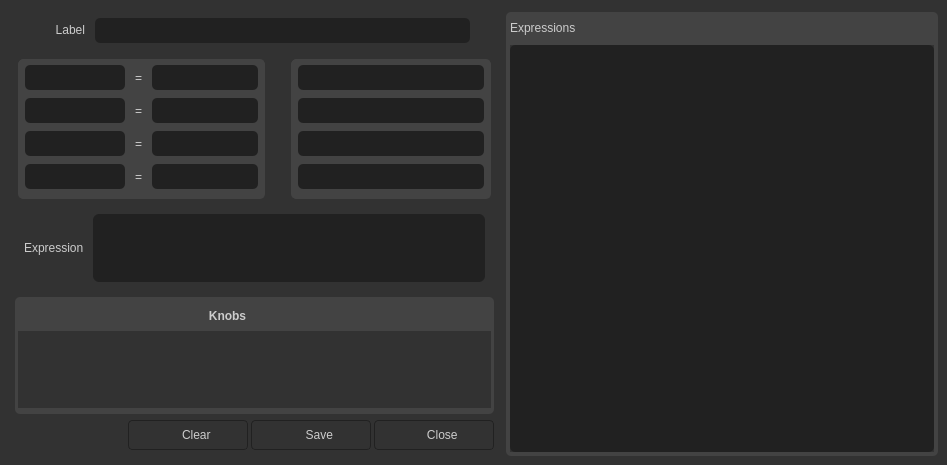
<?xml version="1.0" encoding="UTF-8"?>
<ui version="4.0">
 <class>SmartExpressions</class>
 <widget class="QWidget" name="SmartExpressions">
  <property name="geometry">
   <rect>
    <x>0</x>
    <y>0</y>
    <width>947</width>
    <height>465</height>
   </rect>
  </property>
  <property name="windowTitle">
   <string>Expressions</string>
  </property>
  <property name="styleSheet">
   <string notr="true">background-color: #323232;
color: #cccccc;</string>
  </property>
  <layout class="QVBoxLayout" name="verticalLayout" stretch="0">
   <property name="spacing">
    <number>3</number>
   </property>
   <property name="leftMargin">
    <number>0</number>
   </property>
   <property name="topMargin">
    <number>0</number>
   </property>
   <property name="rightMargin">
    <number>0</number>
   </property>
   <property name="bottomMargin">
    <number>0</number>
   </property>
   <item>
    <widget class="QFrame" name="frame">
     <property name="minimumSize">
      <size>
       <width>0</width>
       <height>0</height>
      </size>
     </property>
     <property name="frameShape">
      <enum>QFrame::NoFrame</enum>
     </property>
     <property name="frameShadow">
      <enum>QFrame::Plain</enum>
     </property>
     <layout class="QHBoxLayout" name="horizontalLayout_6">
      <property name="topMargin">
       <number>12</number>
      </property>
      <item>
       <widget class="QFrame" name="frame_left">
        <property name="frameShape">
         <enum>QFrame::NoFrame</enum>
        </property>
        <property name="frameShadow">
         <enum>QFrame::Raised</enum>
        </property>
        <layout class="QVBoxLayout" name="verticalLayout_5">
         <property name="leftMargin">
          <number>6</number>
         </property>
         <property name="topMargin">
          <number>6</number>
         </property>
         <property name="rightMargin">
          <number>6</number>
         </property>
         <property name="bottomMargin">
          <number>6</number>
         </property>
         <item>
          <widget class="QFrame" name="frame_label">
           <property name="maximumSize">
            <size>
             <width>16777215</width>
             <height>35</height>
            </size>
           </property>
           <property name="frameShape">
            <enum>QFrame::NoFrame</enum>
           </property>
           <property name="frameShadow">
            <enum>QFrame::Plain</enum>
           </property>
           <layout class="QHBoxLayout" name="horizontalLayout_4">
            <property name="spacing">
             <number>0</number>
            </property>
            <property name="leftMargin">
             <number>0</number>
            </property>
            <property name="topMargin">
             <number>0</number>
            </property>
            <property name="rightMargin">
             <number>0</number>
            </property>
            <property name="bottomMargin">
             <number>12</number>
            </property>
            <item>
             <widget class="QLabel" name="label_label">
              <property name="minimumSize">
               <size>
                <width>80</width>
                <height>0</height>
               </size>
              </property>
              <property name="text">
               <string>      Label   </string>
              </property>
              <property name="alignment">
               <set>Qt::AlignRight|Qt::AlignTrailing|Qt::AlignVCenter</set>
              </property>
             </widget>
            </item>
            <item>
             <widget class="QLineEdit" name="lineEdit_label">
              <property name="minimumSize">
               <size>
                <width>0</width>
                <height>25</height>
               </size>
              </property>
              <property name="focusPolicy">
               <enum>Qt::ClickFocus</enum>
              </property>
              <property name="styleSheet">
               <string notr="true">border: None;
background-color: #212121;
border-radius: 5px;</string>
              </property>
             </widget>
            </item>
            <item>
             <widget class="QPushButton" name="btn_expression_list">
              <property name="minimumSize">
               <size>
                <width>24</width>
                <height>24</height>
               </size>
              </property>
              <property name="maximumSize">
               <size>
                <width>24</width>
                <height>24</height>
               </size>
              </property>
              <property name="text">
               <string/>
              </property>
              <property name="flat">
               <bool>true</bool>
              </property>
             </widget>
            </item>
           </layout>
          </widget>
         </item>
         <item>
          <widget class="QFrame" name="frame_expression_node">
           <property name="minimumSize">
            <size>
             <width>0</width>
             <height>140</height>
            </size>
           </property>
           <property name="maximumSize">
            <size>
             <width>16777215</width>
             <height>300</height>
            </size>
           </property>
           <property name="styleSheet">
            <string notr="true"/>
           </property>
           <property name="frameShape">
            <enum>QFrame::NoFrame</enum>
           </property>
           <property name="frameShadow">
            <enum>QFrame::Plain</enum>
           </property>
           <layout class="QHBoxLayout" name="horizontalLayout_11">
            <property name="spacing">
             <number>3</number>
            </property>
            <property name="leftMargin">
             <number>3</number>
            </property>
            <property name="topMargin">
             <number>0</number>
            </property>
            <property name="rightMargin">
             <number>3</number>
            </property>
            <property name="bottomMargin">
             <number>0</number>
            </property>
            <item>
             <widget class="QFrame" name="frame_temp_expr">
              <property name="maximumSize">
               <size>
                <width>16777215</width>
                <height>140</height>
               </size>
              </property>
              <property name="styleSheet">
               <string notr="true">border: 1px solid #434343;
background-color: #434343;
border-radius: 5px;</string>
              </property>
              <property name="frameShape">
               <enum>QFrame::NoFrame</enum>
              </property>
              <property name="frameShadow">
               <enum>QFrame::Plain</enum>
              </property>
              <layout class="QGridLayout" name="gridLayout">
               <property name="leftMargin">
                <number>6</number>
               </property>
               <property name="topMargin">
                <number>0</number>
               </property>
               <property name="rightMargin">
                <number>6</number>
               </property>
               <property name="bottomMargin">
                <number>0</number>
               </property>
               <property name="horizontalSpacing">
                <number>6</number>
               </property>
               <property name="verticalSpacing">
                <number>3</number>
               </property>
               <item row="1" column="1">
                <widget class="QLabel" name="label_2">
                 <property name="text">
                  <string>=</string>
                 </property>
                </widget>
               </item>
               <item row="0" column="2">
                <widget class="QLineEdit" name="temp_expr0">
                 <property name="minimumSize">
                  <size>
                   <width>0</width>
                   <height>25</height>
                  </size>
                 </property>
                 <property name="styleSheet">
                  <string notr="true">border: None;
background-color: #212121;
border-radius: 5px;</string>
                 </property>
                </widget>
               </item>
               <item row="1" column="2">
                <widget class="QLineEdit" name="temp_expr1">
                 <property name="minimumSize">
                  <size>
                   <width>0</width>
                   <height>25</height>
                  </size>
                 </property>
                 <property name="styleSheet">
                  <string notr="true">border: None;
background-color: #212121;
border-radius: 5px;</string>
                 </property>
                </widget>
               </item>
               <item row="1" column="0">
                <widget class="QLineEdit" name="temp_name1">
                 <property name="minimumSize">
                  <size>
                   <width>0</width>
                   <height>25</height>
                  </size>
                 </property>
                 <property name="maximumSize">
                  <size>
                   <width>100</width>
                   <height>16777215</height>
                  </size>
                 </property>
                 <property name="styleSheet">
                  <string notr="true">border: None;
background-color: #212121;
border-radius: 5px;</string>
                 </property>
                </widget>
               </item>
               <item row="0" column="0">
                <widget class="QLineEdit" name="temp_name0">
                 <property name="minimumSize">
                  <size>
                   <width>0</width>
                   <height>25</height>
                  </size>
                 </property>
                 <property name="maximumSize">
                  <size>
                   <width>100</width>
                   <height>16777215</height>
                  </size>
                 </property>
                 <property name="styleSheet">
                  <string notr="true">border: None;
background-color: #212121;
border-radius: 5px;</string>
                 </property>
                </widget>
               </item>
               <item row="3" column="2">
                <widget class="QLineEdit" name="temp_expr3">
                 <property name="minimumSize">
                  <size>
                   <width>0</width>
                   <height>25</height>
                  </size>
                 </property>
                 <property name="styleSheet">
                  <string notr="true">border: None;
background-color: #212121;
border-radius: 5px;</string>
                 </property>
                </widget>
               </item>
               <item row="2" column="2">
                <widget class="QLineEdit" name="temp_expr2">
                 <property name="minimumSize">
                  <size>
                   <width>0</width>
                   <height>25</height>
                  </size>
                 </property>
                 <property name="styleSheet">
                  <string notr="true">border: None;
background-color: #212121;
border-radius: 5px;</string>
                 </property>
                </widget>
               </item>
               <item row="2" column="0">
                <widget class="QLineEdit" name="temp_name2">
                 <property name="minimumSize">
                  <size>
                   <width>0</width>
                   <height>25</height>
                  </size>
                 </property>
                 <property name="maximumSize">
                  <size>
                   <width>100</width>
                   <height>16777215</height>
                  </size>
                 </property>
                 <property name="styleSheet">
                  <string notr="true">border: None;
background-color: #212121;
border-radius: 5px;</string>
                 </property>
                </widget>
               </item>
               <item row="0" column="1">
                <widget class="QLabel" name="label">
                 <property name="text">
                  <string>=</string>
                 </property>
                </widget>
               </item>
               <item row="3" column="1">
                <widget class="QLabel" name="label_4">
                 <property name="text">
                  <string>=</string>
                 </property>
                </widget>
               </item>
               <item row="3" column="0">
                <widget class="QLineEdit" name="temp_name3">
                 <property name="minimumSize">
                  <size>
                   <width>0</width>
                   <height>25</height>
                  </size>
                 </property>
                 <property name="maximumSize">
                  <size>
                   <width>100</width>
                   <height>16777215</height>
                  </size>
                 </property>
                 <property name="styleSheet">
                  <string notr="true">border: None;
background-color: #212121;
border-radius: 5px;</string>
                 </property>
                </widget>
               </item>
               <item row="2" column="1">
                <widget class="QLabel" name="label_3">
                 <property name="text">
                  <string>=</string>
                 </property>
                </widget>
               </item>
              </layout>
             </widget>
            </item>
            <item>
             <widget class="QFrame" name="frame_3">
              <property name="minimumSize">
               <size>
                <width>0</width>
                <height>0</height>
               </size>
              </property>
              <property name="frameShape">
               <enum>QFrame::NoFrame</enum>
              </property>
              <property name="frameShadow">
               <enum>QFrame::Plain</enum>
              </property>
              <layout class="QHBoxLayout" name="horizontalLayout_12">
               <property name="spacing">
                <number>0</number>
               </property>
               <property name="leftMargin">
                <number>0</number>
               </property>
               <property name="topMargin">
                <number>0</number>
               </property>
               <property name="rightMargin">
                <number>0</number>
               </property>
               <property name="bottomMargin">
                <number>0</number>
               </property>
               <item>
                <spacer name="horizontalSpacer_2">
                 <property name="orientation">
                  <enum>Qt::Horizontal</enum>
                 </property>
                 <property name="sizeType">
                  <enum>QSizePolicy::Fixed</enum>
                 </property>
                 <property name="sizeHint" stdset="0">
                  <size>
                   <width>20</width>
                   <height>20</height>
                  </size>
                 </property>
                </spacer>
               </item>
              </layout>
             </widget>
            </item>
            <item>
             <widget class="QFrame" name="frame_2">
              <property name="minimumSize">
               <size>
                <width>200</width>
                <height>0</height>
               </size>
              </property>
              <property name="maximumSize">
               <size>
                <width>16777215</width>
                <height>140</height>
               </size>
              </property>
              <property name="styleSheet">
               <string notr="true">border: 1px solid #434343;
background-color: #434343;
border-radius: 5px;</string>
              </property>
              <property name="frameShape">
               <enum>QFrame::NoFrame</enum>
              </property>
              <property name="frameShadow">
               <enum>QFrame::Plain</enum>
              </property>
              <layout class="QGridLayout" name="gridLayout_2">
               <property name="leftMargin">
                <number>6</number>
               </property>
               <property name="topMargin">
                <number>0</number>
               </property>
               <property name="rightMargin">
                <number>6</number>
               </property>
               <property name="bottomMargin">
                <number>0</number>
               </property>
               <property name="verticalSpacing">
                <number>3</number>
               </property>
               <item row="1" column="0">
                <widget class="QLineEdit" name="expr1">
                 <property name="minimumSize">
                  <size>
                   <width>0</width>
                   <height>25</height>
                  </size>
                 </property>
                 <property name="styleSheet">
                  <string notr="true">border: None;
background-color: #212121;
border-radius: 5px;</string>
                 </property>
                </widget>
               </item>
               <item row="0" column="0">
                <widget class="QLineEdit" name="expr0">
                 <property name="minimumSize">
                  <size>
                   <width>0</width>
                   <height>25</height>
                  </size>
                 </property>
                 <property name="styleSheet">
                  <string notr="true">border: None;
background-color: #212121;
border-radius: 5px;</string>
                 </property>
                </widget>
               </item>
               <item row="3" column="0">
                <widget class="QLineEdit" name="expr3">
                 <property name="minimumSize">
                  <size>
                   <width>0</width>
                   <height>25</height>
                  </size>
                 </property>
                 <property name="styleSheet">
                  <string notr="true">border: None;
background-color: #212121;
border-radius: 5px;</string>
                 </property>
                </widget>
               </item>
               <item row="2" column="0">
                <widget class="QLineEdit" name="expr2">
                 <property name="minimumSize">
                  <size>
                   <width>0</width>
                   <height>25</height>
                  </size>
                 </property>
                 <property name="styleSheet">
                  <string notr="true">border: None;
background-color: #212121;
border-radius: 5px;</string>
                 </property>
                </widget>
               </item>
              </layout>
             </widget>
            </item>
           </layout>
          </widget>
         </item>
         <item>
          <widget class="QFrame" name="frame_expression">
           <property name="maximumSize">
            <size>
             <width>16777215</width>
             <height>100</height>
            </size>
           </property>
           <property name="frameShape">
            <enum>QFrame::NoFrame</enum>
           </property>
           <property name="frameShadow">
            <enum>QFrame::Plain</enum>
           </property>
           <layout class="QHBoxLayout" name="horizontalLayout">
            <item>
             <widget class="QLabel" name="label_expression">
              <property name="text">
               <string>Expression </string>
              </property>
             </widget>
            </item>
            <item>
             <widget class="QTextEdit" name="textEdit_expression">
              <property name="styleSheet">
               <string notr="true">background-color: #212121;
color: #ffffff;
border-radius: 6px;</string>
              </property>
              <property name="frameShape">
               <enum>QFrame::NoFrame</enum>
              </property>
              <property name="frameShadow">
               <enum>QFrame::Plain</enum>
              </property>
             </widget>
            </item>
           </layout>
          </widget>
         </item>
         <item>
          <widget class="QFrame" name="frame_body">
           <property name="styleSheet">
            <string notr="true"/>
           </property>
           <property name="frameShape">
            <enum>QFrame::NoFrame</enum>
           </property>
           <property name="frameShadow">
            <enum>QFrame::Plain</enum>
           </property>
           <layout class="QHBoxLayout" name="horizontalLayout_2">
            <property name="spacing">
             <number>3</number>
            </property>
            <property name="leftMargin">
             <number>0</number>
            </property>
            <property name="topMargin">
             <number>0</number>
            </property>
            <property name="rightMargin">
             <number>0</number>
            </property>
            <property name="bottomMargin">
             <number>0</number>
            </property>
            <item>
             <widget class="QFrame" name="frame_body_left">
              <property name="frameShape">
               <enum>QFrame::NoFrame</enum>
              </property>
              <property name="frameShadow">
               <enum>QFrame::Plain</enum>
              </property>
              <layout class="QVBoxLayout" name="verticalLayout_3">
               <property name="spacing">
                <number>0</number>
               </property>
               <property name="leftMargin">
                <number>0</number>
               </property>
               <property name="topMargin">
                <number>0</number>
               </property>
               <property name="rightMargin">
                <number>0</number>
               </property>
               <property name="bottomMargin">
                <number>0</number>
               </property>
               <item>
                <widget class="QFrame" name="frame_knobs">
                 <property name="styleSheet">
                  <string notr="true">QFrame{background-color: #434343; border-radius: 5px;}</string>
                 </property>
                 <property name="frameShape">
                  <enum>QFrame::NoFrame</enum>
                 </property>
                 <property name="frameShadow">
                  <enum>QFrame::Plain</enum>
                 </property>
                 <layout class="QVBoxLayout" name="verticalLayout_4">
                  <property name="spacing">
                   <number>3</number>
                  </property>
                  <property name="leftMargin">
                   <number>3</number>
                  </property>
                  <property name="topMargin">
                   <number>6</number>
                  </property>
                  <property name="rightMargin">
                   <number>3</number>
                  </property>
                  <property name="bottomMargin">
                   <number>0</number>
                  </property>
                  <item>
                   <widget class="QFrame" name="frame_knob_label">
                    <property name="minimumSize">
                     <size>
                      <width>0</width>
                      <height>25</height>
                     </size>
                    </property>
                    <property name="maximumSize">
                     <size>
                      <width>16777215</width>
                      <height>16777215</height>
                     </size>
                    </property>
                    <property name="frameShape">
                     <enum>QFrame::NoFrame</enum>
                    </property>
                    <property name="frameShadow">
                     <enum>QFrame::Plain</enum>
                    </property>
                    <layout class="QHBoxLayout" name="horizontalLayout_5">
                     <property name="spacing">
                      <number>3</number>
                     </property>
                     <property name="leftMargin">
                      <number>0</number>
                     </property>
                     <property name="topMargin">
                      <number>0</number>
                     </property>
                     <property name="rightMargin">
                      <number>0</number>
                     </property>
                     <property name="bottomMargin">
                      <number>0</number>
                     </property>
                     <item>
                      <widget class="QLabel" name="label_knob">
                       <property name="maximumSize">
                        <size>
                         <width>16777215</width>
                         <height>25</height>
                        </size>
                       </property>
                       <property name="font">
                        <font>
                         <weight>75</weight>
                         <bold>true</bold>
                        </font>
                       </property>
                       <property name="text">
                        <string>Knobs</string>
                       </property>
                       <property name="alignment">
                        <set>Qt::AlignCenter</set>
                       </property>
                      </widget>
                     </item>
                     <item>
                      <widget class="QToolButton" name="btn_add_knob">
                       <property name="minimumSize">
                        <size>
                         <width>24</width>
                         <height>24</height>
                        </size>
                       </property>
                       <property name="maximumSize">
                        <size>
                         <width>24</width>
                         <height>24</height>
                        </size>
                       </property>
                       <property name="styleSheet">
                        <string notr="true">QToolButton{
background-color: #434343;
border:None;
}
QToolButton:pressed{
background-color: #212121;
border:None;
border-radius: 4px;
}

QMenu{
background-color: #212121;
border:None;
}</string>
                       </property>
                       <property name="text">
                        <string/>
                       </property>
                       <property name="popupMode">
                        <enum>QToolButton::InstantPopup</enum>
                       </property>
                      </widget>
                     </item>
                     <item>
                      <widget class="QPushButton" name="btn_remove_knob">
                       <property name="minimumSize">
                        <size>
                         <width>24</width>
                         <height>24</height>
                        </size>
                       </property>
                       <property name="maximumSize">
                        <size>
                         <width>24</width>
                         <height>24</height>
                        </size>
                       </property>
                       <property name="styleSheet">
                        <string notr="true">QPushButton{
background-color: #434343;
}</string>
                       </property>
                       <property name="text">
                        <string/>
                       </property>
                       <property name="flat">
                        <bool>true</bool>
                       </property>
                      </widget>
                     </item>
                    </layout>
                   </widget>
                  </item>
                  <item>
                   <widget class="QFrame" name="frame_knobs_attr">
                    <property name="maximumSize">
                     <size>
                      <width>16777215</width>
                      <height>16777215</height>
                     </size>
                    </property>
                    <property name="frameShape">
                     <enum>QFrame::NoFrame</enum>
                    </property>
                    <property name="frameShadow">
                     <enum>QFrame::Plain</enum>
                    </property>
                    <layout class="QHBoxLayout" name="horizontalLayout_8">
                     <property name="spacing">
                      <number>0</number>
                     </property>
                     <property name="leftMargin">
                      <number>0</number>
                     </property>
                     <property name="topMargin">
                      <number>0</number>
                     </property>
                     <property name="rightMargin">
                      <number>0</number>
                     </property>
                     <property name="bottomMargin">
                      <number>6</number>
                     </property>
                     <item>
                      <widget class="QScrollArea" name="scrollArea_knobs">
                       <property name="frameShape">
                        <enum>QFrame::NoFrame</enum>
                       </property>
                       <property name="frameShadow">
                        <enum>QFrame::Plain</enum>
                       </property>
                       <property name="widgetResizable">
                        <bool>true</bool>
                       </property>
                       <widget class="QWidget" name="scrollAreaWidgetContents_2">
                        <property name="geometry">
                         <rect>
                          <x>0</x>
                          <y>0</y>
                          <width>477</width>
                          <height>76</height>
                         </rect>
                        </property>
                        <layout class="QVBoxLayout" name="verticalLayout_8">
                         <property name="spacing">
                          <number>0</number>
                         </property>
                         <property name="leftMargin">
                          <number>0</number>
                         </property>
                         <property name="topMargin">
                          <number>0</number>
                         </property>
                         <property name="rightMargin">
                          <number>0</number>
                         </property>
                         <property name="bottomMargin">
                          <number>0</number>
                         </property>
                         <item>
                          <widget class="QListWidget" name="listWidget_knobs">
                           <property name="focusPolicy">
                            <enum>Qt::ClickFocus</enum>
                           </property>
                           <property name="styleSheet">
                            <string notr="true">QWidget{background-color: #323232; border: None;}</string>
                           </property>
                           <property name="frameShape">
                            <enum>QFrame::NoFrame</enum>
                           </property>
                           <property name="frameShadow">
                            <enum>QFrame::Plain</enum>
                           </property>
                           <property name="editTriggers">
                            <set>QAbstractItemView::NoEditTriggers</set>
                           </property>
                           <property name="dragEnabled">
                            <bool>true</bool>
                           </property>
                           <property name="dragDropMode">
                            <enum>QAbstractItemView::InternalMove</enum>
                           </property>
                           <property name="defaultDropAction">
                            <enum>Qt::IgnoreAction</enum>
                           </property>
                           <property name="alternatingRowColors">
                            <bool>true</bool>
                           </property>
                           <property name="selectionBehavior">
                            <enum>QAbstractItemView::SelectRows</enum>
                           </property>
                           <property name="itemAlignment">
                            <set>Qt::AlignTop|Qt::AlignVCenter</set>
                           </property>
                          </widget>
                         </item>
                        </layout>
                       </widget>
                      </widget>
                     </item>
                    </layout>
                   </widget>
                  </item>
                 </layout>
                </widget>
               </item>
              </layout>
             </widget>
            </item>
           </layout>
          </widget>
         </item>
         <item>
          <widget class="QFrame" name="frame_save">
           <property name="minimumSize">
            <size>
             <width>0</width>
             <height>0</height>
            </size>
           </property>
           <property name="maximumSize">
            <size>
             <width>16777215</width>
             <height>16777215</height>
            </size>
           </property>
           <property name="frameShape">
            <enum>QFrame::NoFrame</enum>
           </property>
           <property name="frameShadow">
            <enum>QFrame::Plain</enum>
           </property>
           <layout class="QHBoxLayout" name="horizontalLayout_3">
            <property name="spacing">
             <number>3</number>
            </property>
            <property name="leftMargin">
             <number>0</number>
            </property>
            <property name="topMargin">
             <number>0</number>
            </property>
            <property name="rightMargin">
             <number>0</number>
            </property>
            <property name="bottomMargin">
             <number>0</number>
            </property>
            <item>
             <spacer name="horizontalSpacer">
              <property name="orientation">
               <enum>Qt::Horizontal</enum>
              </property>
              <property name="sizeHint" stdset="0">
               <size>
                <width>40</width>
                <height>20</height>
               </size>
              </property>
             </spacer>
            </item>
            <item>
             <widget class="QPushButton" name="btn_clear">
              <property name="minimumSize">
               <size>
                <width>120</width>
                <height>30</height>
               </size>
              </property>
              <property name="maximumSize">
               <size>
                <width>140</width>
                <height>16777215</height>
               </size>
              </property>
              <property name="focusPolicy">
               <enum>Qt::ClickFocus</enum>
              </property>
              <property name="styleSheet">
               <string notr="true">QPushButton{
border: 1px solid #212121;
border-radius: 4px;
}

QPushButton:pressed{
background-color: #212121;
border: 1px solid #212121;
border-radius: 4px;
}</string>
              </property>
              <property name="text">
               <string>     Clear</string>
              </property>
             </widget>
            </item>
            <item>
             <widget class="QPushButton" name="btn_save">
              <property name="minimumSize">
               <size>
                <width>120</width>
                <height>30</height>
               </size>
              </property>
              <property name="maximumSize">
               <size>
                <width>140</width>
                <height>16777215</height>
               </size>
              </property>
              <property name="focusPolicy">
               <enum>Qt::ClickFocus</enum>
              </property>
              <property name="styleSheet">
               <string notr="true">QPushButton{
border: 1px solid #212121;
border-radius: 4px;
}

QPushButton:pressed{
background-color: #212121;
border: 1px solid #212121;
border-radius: 4px;
}</string>
              </property>
              <property name="text">
               <string>     Save</string>
              </property>
              <property name="flat">
               <bool>false</bool>
              </property>
             </widget>
            </item>
            <item>
             <widget class="QPushButton" name="btn_close">
              <property name="minimumSize">
               <size>
                <width>120</width>
                <height>30</height>
               </size>
              </property>
              <property name="maximumSize">
               <size>
                <width>140</width>
                <height>16777215</height>
               </size>
              </property>
              <property name="focusPolicy">
               <enum>Qt::ClickFocus</enum>
              </property>
              <property name="styleSheet">
               <string notr="true">QPushButton{
border: 1px solid #212121;
border-radius: 4px;
}

QPushButton:pressed{
background-color: #212121;
border: 1px solid #212121;
border-radius: 4px;
}</string>
              </property>
              <property name="text">
               <string>     Close</string>
              </property>
              <property name="flat">
               <bool>false</bool>
              </property>
             </widget>
            </item>
           </layout>
          </widget>
         </item>
        </layout>
       </widget>
      </item>
      <item>
       <widget class="QFrame" name="frame_right">
        <property name="minimumSize">
         <size>
          <width>200</width>
          <height>0</height>
         </size>
        </property>
        <property name="maximumSize">
         <size>
          <width>500</width>
          <height>16777215</height>
         </size>
        </property>
        <property name="styleSheet">
         <string notr="true">QFrame{background-color: #434343; border-radius: 5px;}</string>
        </property>
        <property name="frameShape">
         <enum>QFrame::NoFrame</enum>
        </property>
        <property name="frameShadow">
         <enum>QFrame::Plain</enum>
        </property>
        <layout class="QVBoxLayout" name="verticalLayout_6">
         <property name="spacing">
          <number>3</number>
         </property>
         <property name="leftMargin">
          <number>2</number>
         </property>
         <property name="topMargin">
          <number>2</number>
         </property>
         <property name="rightMargin">
          <number>2</number>
         </property>
         <property name="bottomMargin">
          <number>2</number>
         </property>
         <item>
          <widget class="QFrame" name="frame_expressions_btns">
           <property name="frameShape">
            <enum>QFrame::StyledPanel</enum>
           </property>
           <property name="frameShadow">
            <enum>QFrame::Raised</enum>
           </property>
           <layout class="QHBoxLayout" name="horizontalLayout_7">
            <property name="spacing">
             <number>12</number>
            </property>
            <property name="leftMargin">
             <number>2</number>
            </property>
            <property name="topMargin">
             <number>2</number>
            </property>
            <property name="rightMargin">
             <number>2</number>
            </property>
            <property name="bottomMargin">
             <number>2</number>
            </property>
            <item>
             <widget class="QLabel" name="label_expressions">
              <property name="text">
               <string>Expressions</string>
              </property>
             </widget>
            </item>
            <item>
             <widget class="QPushButton" name="btn_edit">
              <property name="minimumSize">
               <size>
                <width>24</width>
                <height>24</height>
               </size>
              </property>
              <property name="maximumSize">
               <size>
                <width>24</width>
                <height>24</height>
               </size>
              </property>
              <property name="focusPolicy">
               <enum>Qt::ClickFocus</enum>
              </property>
              <property name="styleSheet">
               <string notr="true"/>
              </property>
              <property name="text">
               <string/>
              </property>
              <property name="flat">
               <bool>true</bool>
              </property>
             </widget>
            </item>
            <item>
             <widget class="QPushButton" name="btn_delete">
              <property name="minimumSize">
               <size>
                <width>24</width>
                <height>24</height>
               </size>
              </property>
              <property name="maximumSize">
               <size>
                <width>24</width>
                <height>24</height>
               </size>
              </property>
              <property name="focusPolicy">
               <enum>Qt::ClickFocus</enum>
              </property>
              <property name="styleSheet">
               <string notr="true"/>
              </property>
              <property name="text">
               <string/>
              </property>
              <property name="flat">
               <bool>true</bool>
              </property>
             </widget>
            </item>
           </layout>
          </widget>
         </item>
         <item>
          <widget class="QFrame" name="frame_list_expressions">
           <property name="minimumSize">
            <size>
             <width>0</width>
             <height>0</height>
            </size>
           </property>
           <property name="frameShape">
            <enum>QFrame::NoFrame</enum>
           </property>
           <property name="frameShadow">
            <enum>QFrame::Plain</enum>
           </property>
           <layout class="QHBoxLayout" name="horizontalLayout_10">
            <property name="spacing">
             <number>0</number>
            </property>
            <property name="leftMargin">
             <number>2</number>
            </property>
            <property name="topMargin">
             <number>0</number>
            </property>
            <property name="rightMargin">
             <number>2</number>
            </property>
            <property name="bottomMargin">
             <number>2</number>
            </property>
            <item>
             <widget class="QScrollArea" name="scrollArea_expressions">
              <property name="focusPolicy">
               <enum>Qt::ClickFocus</enum>
              </property>
              <property name="frameShape">
               <enum>QFrame::NoFrame</enum>
              </property>
              <property name="frameShadow">
               <enum>QFrame::Plain</enum>
              </property>
              <property name="widgetResizable">
               <bool>true</bool>
              </property>
              <widget class="QWidget" name="scrollAreaWidgetContents">
               <property name="geometry">
                <rect>
                 <x>0</x>
                 <y>0</y>
                 <width>420</width>
                 <height>407</height>
                </rect>
               </property>
               <layout class="QHBoxLayout" name="horizontalLayout_9">
                <property name="spacing">
                 <number>0</number>
                </property>
                <property name="leftMargin">
                 <number>0</number>
                </property>
                <property name="topMargin">
                 <number>0</number>
                </property>
                <property name="rightMargin">
                 <number>0</number>
                </property>
                <property name="bottomMargin">
                 <number>0</number>
                </property>
                <item>
                 <widget class="QListView" name="listView_expressions">
                  <property name="focusPolicy">
                   <enum>Qt::ClickFocus</enum>
                  </property>
                  <property name="styleSheet">
                   <string notr="true">QListView{background-color: #212121; border: None;}
QListView:item{height: 25px;}</string>
                  </property>
                  <property name="frameShape">
                   <enum>QFrame::NoFrame</enum>
                  </property>
                  <property name="frameShadow">
                   <enum>QFrame::Plain</enum>
                  </property>
                  <property name="editTriggers">
                   <set>QAbstractItemView::NoEditTriggers</set>
                  </property>
                  <property name="defaultDropAction">
                   <enum>Qt::IgnoreAction</enum>
                  </property>
                  <property name="alternatingRowColors">
                   <bool>true</bool>
                  </property>
                  <property name="selectionBehavior">
                   <enum>QAbstractItemView::SelectRows</enum>
                  </property>
                 </widget>
                </item>
               </layout>
              </widget>
             </widget>
            </item>
           </layout>
          </widget>
         </item>
        </layout>
       </widget>
      </item>
     </layout>
    </widget>
   </item>
  </layout>
 </widget>
 <resources/>
 <connections/>
</ui>
